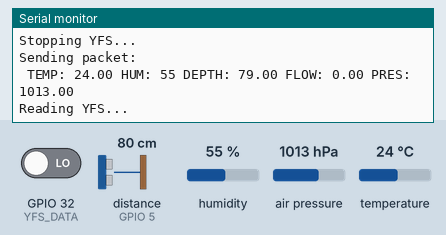
This sketch was run on a simulated ESP8266 (NodeMCU). Parts: the last lines printed to the serial monitor. Wiring (inferred from the names in the program): ultrasonic range finder: trigger GPIO 4; echo GPIO 5. The test bench sets the inputs (shaded band); at power-on: distance to the obstacle (sensor on GPIO 5) 80 cm, humidity 55 %, air pressure 1013 hPa, GPIO 32 (YFS_DATA) LOW, temperature 24 °C. The echo pulse lasts 58.3 µs per cm; no radio packets arrive unless stated.

Above: at 8.8 s.
8.9 s: distance to the obstacle (sensor on GPIO 5) set to 2 cm
At 12.4 s:
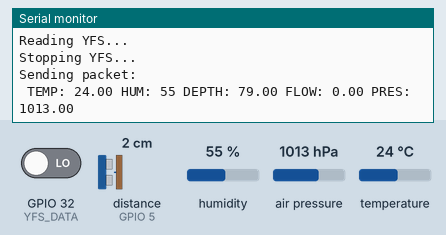
17.6 s: humidity set to 22 %
At 19.7 s:
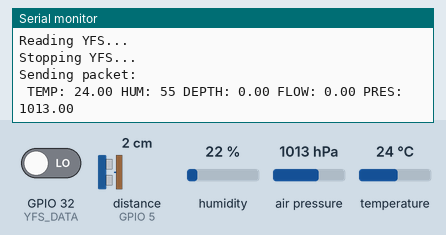
25.6 s: air pressure set to 952 hPa
At 28.2 s:
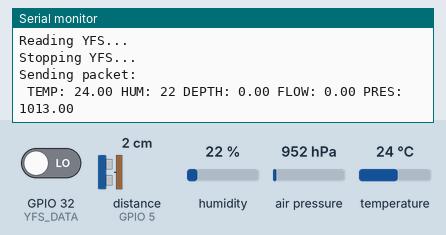
33.6 s: GPIO 32 (YFS_DATA) driven HIGH
At 36.8 s:
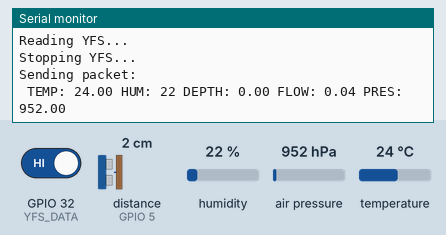
41.6 s: temperature set to 12 °C
At 44.1 s:
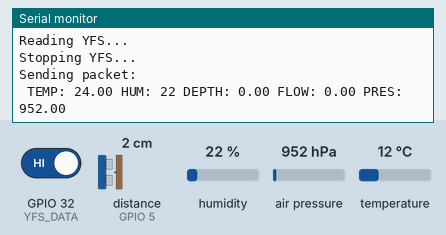
49.6 s: distance to the obstacle (sensor on GPIO 5) set to 35 cm
At 52.7 s:
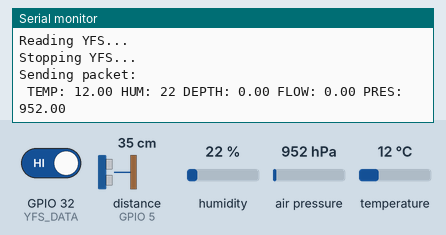

Measured:
- after the input at 33.6 s, the serial monitor: prints a new line after 1.8 s (image 4)

The sketch:

main.ino
```cpp
#include <Adafruit_Sensor.h>
#include <Adafruit_BMP280.h>
#include <DHT.h>
#include <DHT_U.h>

#include <Wire.h>
#include <SPI.h>
#include <LoRa.h>

#define NODEID "KK1"

#define SS 2
#define RST 25
#define DIO0 26
#define WSN_LORA_FREQ 433E6
#define WSN_LORA_SYNC_WORD 0x39
#define WSN_LORA_BANDWIDTH 125E3
#define WSN_LORA_SPREADING_FACTOR 7

#define DHTPIN 13
#define DHTTYPE DHT11
DHT_Unified dht(DHTPIN, DHTTYPE);

#define JSN_TRIG 4
#define JSN_ECHO 5

#define YFS_DATA 32
volatile unsigned yfs_pulse = 0;

Adafruit_BMP280 bmp;

typedef struct {
  uint32_t rhumidity;
  float temperature;
  float depth;
  float flow_rate;
  float surface_pressure;
} wsn_data_t;

// ----INIT FUNCTIONS----
void init_dht11() {
  dht.begin();
}

void init_lora() {
  Serial.begin(9600);
  while (!Serial);
  LoRa.setPins(SS, RST, DIO0);
  //  Customize (Refer https://github.com/rpsreal/pySX127x/tree/e1de274942920b4b6c6d2a56ed4a6c30b444aa04
  // and https://github.com/sandeepmistry/arduino-LoRa/blob/master/API.md)
  // and compare.
  LoRa.setFrequency(WSN_LORA_FREQ);
  LoRa.setSyncWord(WSN_LORA_SYNC_WORD);
  LoRa.setSignalBandwidth(WSN_LORA_BANDWIDTH);
  LoRa.setSpreadingFactor(WSN_LORA_SPREADING_FACTOR);
  if (!LoRa.begin(433E6)) {
    Serial.println("Starting LoRa failed!");
    while (1);
  }
}

void init_jsn() {
  pinMode(JSN_TRIG, OUTPUT);
  pinMode(JSN_ECHO, INPUT);
}

void init_bmp() {
  if (!bmp.begin(BMP280_ADDRESS_ALT, BMP280_CHIPID)) {
    Serial.println("Device not fuond");
    while (1) delay(10);
  }
}

void init_yfs(){
  pinMode(YFS_DATA, INPUT);
}

// ----SENSOR READ FUNCTIONS----
void read_jsn(wsn_data_t *data) {
  digitalWrite(JSN_TRIG, LOW);
  delayMicroseconds(5);
  digitalWrite(JSN_TRIG, HIGH);
  delayMicroseconds(10);
  digitalWrite(JSN_TRIG, LOW);
  long duration = pulseIn(JSN_ECHO, HIGH);
  long distance = duration * 0.034 / 2;
  if (distance > 600 || distance < 20) {
    Serial.println("JSN out of range");
    return;
  }
  data->depth = distance;
}

void ICACHE_RAM_ATTR yfs_isr() {
  yfs_pulse++;
}

void read_yfs(wsn_data_t *data) {
  float flow_rate = 0;
  yfs_pulse = 0;
  Serial.println("Reading YFS...");
  attachInterrupt(digitalPinToInterrupt(YFS_DATA), yfs_isr, RISING);
  delay(3000);
  detachInterrupt(digitalPinToInterrupt(YFS_DATA));
  Serial.println("Stopping YFS...");
  flow_rate = ((float)yfs_pulse / (7.5 * 3));
  data->flow_rate = flow_rate;
}

void read_dht11(wsn_data_t *data) {
  sensors_event_t event;
  dht.temperature().getEvent(&event);
  if (isnan(event.temperature)) {
    Serial.println(F("Error reading DHT-t"));
  }
  else {
    data->temperature = event.temperature;
  }
  dht.humidity().getEvent(&event);
  if (isnan(event.relative_humidity)) {
    Serial.println(F("Error reading DHT-h"));
  }
  else {
    data->rhumidity = event.relative_humidity;
  }
}

void read_bmp(wsn_data_t *data) {
  data->surface_pressure = (bmp.readPressure())/100;
}

// ----LORA FUNCTIONS----
void send_lora_packet(wsn_data_t *data) {
  Serial.println("Sending packet: ");
  LoRa.beginPacket();
  LoRa.print("{");

  LoRa.print("\"NODEID\":\"");
  LoRa.print(NODEID);
  LoRa.print("\",");

  LoRa.print("\"TEMP\":");
  LoRa.print(data->temperature);
  LoRa.print(",");

  LoRa.print("\"HUM\":");
  LoRa.print(data->rhumidity);
  LoRa.print(",");

  LoRa.print("\"DEPTH\":");
  LoRa.print(data->depth);
  LoRa.print(",");

  LoRa.print("\"PRES\":");
  LoRa.print(data->surface_pressure);
  LoRa.print(",");

  LoRa.print("\"FLOW\":");
  LoRa.print(data->flow_rate);

  LoRa.print("}");
  LoRa.endPacket();
}


void setup() {
  Serial.begin(9600);
  init_dht11();
  init_jsn();
  init_lora();
  init_bmp();
  init_yfs();
}

void loop() {
  wsn_data_t wsn_data = {0, 0.0, 0.0, 0.0, 0.0};
  read_dht11(&wsn_data);
  read_jsn(&wsn_data);
  read_bmp(&wsn_data);
  read_yfs(&wsn_data);
  send_lora_packet(&wsn_data);
  Serial.print(" TEMP: ");
  Serial.print(wsn_data.temperature);
  Serial.print(" HUM: ");
  Serial.print(wsn_data.rhumidity);
  Serial.print(" DEPTH: ");
  Serial.print(wsn_data.depth);
  Serial.print(" FLOW: ");
  Serial.print(wsn_data.flow_rate);
  Serial.print(" PRES: ");
  Serial.print(wsn_data.surface_pressure);
  Serial.println();
  delay(5000);
}
```
